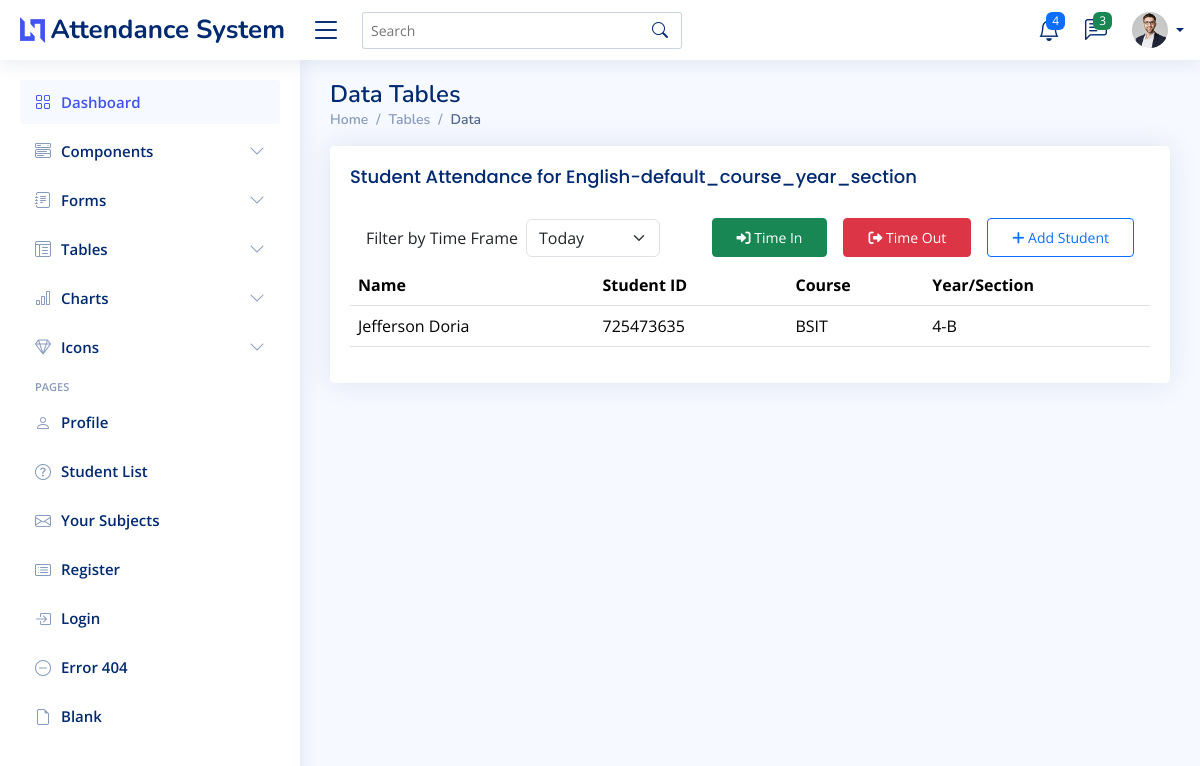
The app's page /student-attendance/6/ with its own data.
### myapp/models.py (models this page shows, shortened)
class Subject(models.Model):
    name = models.CharField(max_length=100)
    description = models.TextField(blank=True, null=True)
    course_year_section = models.CharField(max_length=100, default="default_course_year_section")
    teacher = models.ForeignKey(Teacher, on_delete=models.CASCADE, related_name="subjects")
    created_at = models.DateTimeField(auto_now_add=True)

class Student(models.Model):
    username = models.CharField(max_length=255, unique=True, default="default_username")
    student_id = models.CharField(max_length=50, unique=True)
    full_name = models.CharField(max_length=255)
    course = models.CharField(max_length=100)
    year_section = models.CharField(max_length=50, blank=True, null=True)
    email = models.EmailField(unique=True, blank=True, null=True)
    password = models.CharField(max_length=255)
    subjects = models.ManyToManyField(Subject, related_name="students")
    created_at = models.DateTimeField(auto_now_add=True)

### myapp/views.py (the view, shortened to what this page needs)
# urls.py: path('student-attendance/<int:id>/', views.student_attendance, name='student-attendance'),
def student_attendance(request, id):
    subject = get_object_or_404(Subject, id=id)
    assigned_students = subject.students.all()
    available_students = Student.objects.exclude(id__in=assigned_students.values_list('id', flat=True))
    return render(request, 'myapp/student_attendance.html', {
        'assigned_students': assigned_students,
        'available_students': available_students,
        'subject': subject
    })

### myapp/templates/myapp/student_attendance.html (shortened to what this page needs)
{% extends 'myapp/base.html' %}
{% load static %}
{% block content %}
<main id="main" class="main">
  <div class="pagetitle">
    <h1>Data Tables</h1>
    <nav>
      <ol class="breadcrumb">
        <li class="breadcrumb-item"><a href="index.html">Home</a></li>
        <li class="breadcrumb-item">Tables</li>
        <li class="breadcrumb-item active">Data</li>
      </ol>
    </nav>
  </div>
  <section class="section">
    <div class="row">
      <div class="col-lg-12">
        <div class="card">
          <div class="card-body">
            <h5 class="card-title">Student Attendance for {{subject.name}}-{{subject.course_year_section}}</h5>
    <div class="d-flex flex-column flex-lg-row justify-content-between align-items-center gap-3 py-2 px-3">
      <div class="d-flex flex-column flex-md-row align-items-center gap-2">
          <label for="timeframe" class="form-label mb-0">Filter by Time Frame</label>
          <select class="form-select w-auto" id="timeframe">
              <option value="today">Today</option>
          </select>
      </div>
      <div class="d-flex flex-column flex-md-row gap-3">
          <button type="button" class="btn btn-success btn-sm px-4 py-2" id="startLogin">
              <i class="fa-solid fa-sign-in-alt"></i> Time In
          </button>
          <button type="button" class="btn btn-danger btn-sm px-4 py-2" id="startLogout">
              <i class="fa-solid fa-sign-out-alt"></i> Time Out
          </button>
          <button type="button" class="btn btn-outline-primary btn-sm px-4 py-2" data-bs-toggle="modal" data-bs-target="#addStudentModal">
              <i class="fa-solid fa-plus"></i> Add Student
          </button>
      </div>
    </div>
        <div class="table-responsive">
          <table class="table datatable">
            <thead>
              <tr>
                <th>Name</th>
                <th>Student ID</th>
                <th>Course</th>
                <th>Year/Section</th>
              </tr>
            </thead>
            <tbody>
              {% for student in assigned_students %}
                <tr>
                  <td>{{ student.full_name }}</td>
                  <td>{{ student.student_id }}</td>
                  <td>{{ student.course }}</td>
                  <td>{{ student.year_section }}</td>
                </tr>
              {% endfor %}
            </tbody>
          </table>
        </div>
      </div>
    </div>
  </div>
</div>
</section>
</main>
{% endblock %}

### static/assets/css/style.css (style rules this page uses)
:root { scroll-behavior: smooth; }
body { font-family: "Open Sans", sans-serif; background: #f6f9ff; color: #444444; }
h1, h2, h3, h4, h5, h6 { font-family: "Nunito", sans-serif; }
#main { margin-top: 60px; padding: 20px 30px; transition: all 0.3s; }
.pagetitle { margin-bottom: 10px; }
.pagetitle h1 { font-size: 24px; margin-bottom: 0; font-weight: 600; color: #012970; }
.card { margin-bottom: 30px; border: none; border-radius: 5px; box-shadow: 0px 0 30px rgba(1, 41, 112, 0.1); }
.card-title { padding: 20px 0 15px 0; font-size: 18px; font-weight: 500; color: #012970; font-family: "Poppins", sans-serif; }
.card-body { padding: 0 20px 20px 20px; }
.breadcrumb { font-size: 14px; font-family: "Nunito", sans-serif; color: #899bbd; font-weight: 600; }
.breadcrumb a { color: #899bbd; transition: 0.3s; }
.breadcrumb .breadcrumb-item::before { color: #899bbd; }
.breadcrumb .active { color: #51678f; font-weight: 600; }
@media (min-width: 1200px) { #main, #footer { margin-left: 300px; } }

### records on screen
Subject: name "English", course_year_section "default_course_year_section"
Student: full_name "Jefferson Doria", student_id "725473635", course "BSIT", year_section "4-B"
